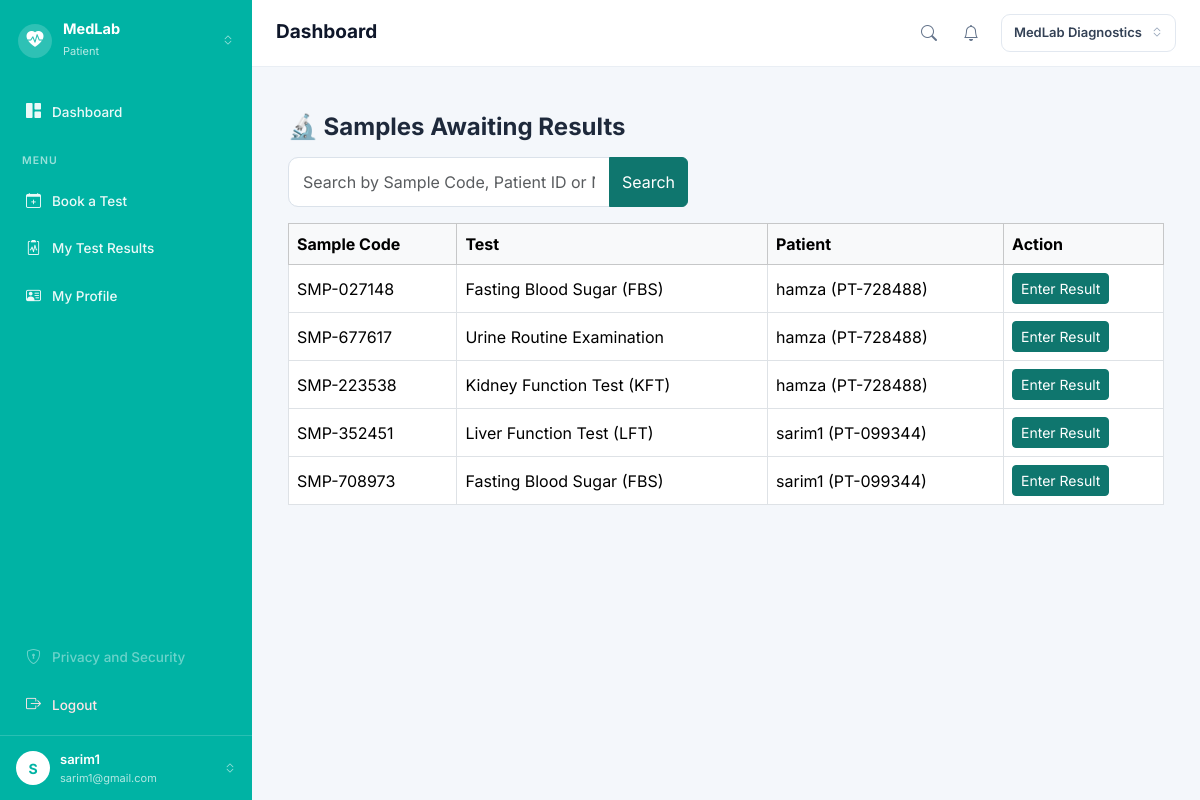
The app's page /medlab/samples/collected (signed in) with its own data.
### app/models/role.py (models this page shows, shortened)
class Role(db.Model):
    __tablename__ = "roles"
    id = db.Column(db.Integer, primary_key=True)
    name = db.Column(
        db.String(50),
        unique=True,
        nullable=False
    )
    users = db.relationship(
        "User",
        back_populates="role"
    )

### app/models/user.py (models this page shows, shortened)
class User(UserMixin, db.Model):
    __tablename__ = "users"
    id = db.Column(
        db.Integer,
        primary_key=True
    )
    name = db.Column(
        db.String(100),
        nullable=False
    )
    email = db.Column(
        db.String(120),
        unique=True,
        nullable=False,
        index=True
    )
    password_hash = db.Column(
        db.String(255),
        nullable=False
    )
    role_id = db.Column(
        db.Integer,
        db.ForeignKey("roles.id"),
        nullable=False
    )
    is_active = db.Column(
        db.Boolean,
        default=True,
        nullable=False
    )
    created_at = db.Column(
        db.DateTime,
        default=lambda: datetime.now(timezone.utc),
        nullable=False
    )
    role = db.relationship(
        "Role",
        back_populates="users"
    )

### app/models/sample.py (models this page shows, shortened)
class Sample(db.Model):
    __tablename__ = "samples"
    id = db.Column(db.Integer, primary_key=True)
    booking_item_id = db.Column(
        db.Integer,
        db.ForeignKey("booking_items.id"),
        nullable=False
    )
    sample_code = db.Column(
        db.String(30),
        unique=True,
        nullable=False
    )
    collected_by = db.Column(
        db.Integer,
        db.ForeignKey("staff.id"),
        nullable=True
    )
    collected_at = db.Column(db.DateTime, nullable=True)
    status = db.Column(
        db.String(30),
        default="Pending Collection",
        nullable=False
    )   # Pending Collection, Collected, Received in Lab, Processing, Completed, Rejected
    created_at = db.Column(
        db.DateTime,
        default=lambda: datetime.now(timezone.utc),
        nullable=False
    )
    booking_item = db.relationship(
    "BookingItem",
    backref=db.backref("sample", uselist=False))
    collector = db.relationship("Staff")

### app/models/test.py (models this page shows, shortened)
class Test(db.Model):
    __tablename__ = "tests"
    id = db.Column(db.Integer, primary_key=True)
    category_id = db.Column(
        db.Integer,
        db.ForeignKey("test_categories.id"),
        nullable=False
    )
    name = db.Column(db.String(150), nullable=False)
    code = db.Column(db.String(20), unique=True, nullable=False)
    price = db.Column(db.Float, nullable=False)
    sample_type = db.Column(db.String(50), nullable=True)
    turnaround_hours = db.Column(db.Integer, nullable=True)
    category = db.relationship("TestCategory", back_populates="tests")

### app/models/patient.py (models this page shows, shortened)
class Patient(db.Model):
    __tablename__ = "patients"
    id = db.Column(db.Integer, primary_key=True)
    patient_code = db.Column(
        db.String(20),
        unique=True,
        nullable=False
    )
    user_id = db.Column(
        db.Integer,
        db.ForeignKey("users.id"),
        nullable=True
    )
    full_name = db.Column(db.String(100), nullable=False)
    dob = db.Column(db.Date, nullable=True)
    gender = db.Column(db.String(10), nullable=True)
    phone = db.Column(db.String(20), nullable=True)
    address = db.Column(db.String(255), nullable=True)
    user = db.relationship("User", backref="patient_profile")

### app/medlab/routes.py (the view, shortened to what this page needs)
@medlab.route("/samples/collected")
@login_required
def collected_samples():
    search = request.args.get("search", "").strip()
    query = Sample.query.filter_by(status="Collected")
    samples = query.all()
    return render_template(
        "medlab/collected_samples.html",
        samples=samples,
        search=search
    )

### app/auth/routes.py (called while the page is built)
@login_manager.user_loader
def load_user(user_id):
    return db.session.get(
        User,
        int(user_id)
    )

### app/templates/medlab/collected_samples.html
{% extends "base.html" %}
{% block content %}
<div class="container mt-4">
    <h4 class="fw-bold mb-3">🔬 Samples Awaiting Results</h4>
    <form method="GET" class="mb-3">
        <div class="input-group" style="max-width: 400px;">
            <input type="text" name="search" class="form-control"
                   placeholder="Search by Sample Code, Patient ID or Name..."
                   value="{{ search }}">
            <button class="btn btn-primary" type="submit">Search</button>
        </div>
    </form>
    <table class="table table-bordered align-middle">
        <thead class="table-light">
            <tr>
                <th>Sample Code</th>
                <th>Test</th>
                <th>Patient</th>
                <th>Action</th>
            </tr>
        </thead>
        <tbody>
            {% for s in samples %}
            <tr>
                <td>{{ s.sample_code }}</td>
                <td>{{ s.booking_item.test.name }}</td>
                <td>{{ s.booking_item.booking.patient.full_name }} ({{ s.booking_item.booking.patient.patient_code }})</td>
                <td>
                    <a href="{{ url_for('medlab.enter_result', sample_id=s.id) }}" class="btn btn-sm btn-primary">
                        Enter Result
                    </a>
                </td>
            </tr>
            {% else %}
            <tr>
                <td colspan="4" class="text-center text-muted">No samples pending 🎉</td>
            </tr>
            {% endfor %}
        </tbody>
    </table>
</div>
{% endblock %}

### app/templates/base.html (shortened to what this page needs)
<!DOCTYPE html>
<html lang="en">
<head>
    <link href="https://cdn.jsdelivr.net/npm/bootstrap@5.3.3/dist/css/bootstrap.min.css" rel="stylesheet">
    <link rel="stylesheet" href="https://cdn.jsdelivr.net/npm/bootstrap-icons@1.11.3/font/bootstrap-icons.min.css">
</head>
<body>
{% if current_user.is_authenticated %}
<div class="shell">
    <aside class="side">
        <div class="side-brand">
            <span class="brand-dot"><i class="bi bi-heart-pulse-fill"></i></span>
            <span class="brand-txt">
                <b>MedLab</b>
                <small>{{ current_user.role.name }}</small>
            </span>
            <i class="bi bi-chevron-expand" style="opacity:.6;font-size:12px;"></i>
        </div>
        <nav class="side-nav">
            <a href="{{ url_for('auth.dashboard') }}"
               class="nav-item {% if request.endpoint == 'auth.dashboard' %}active{% endif %}">
                <i class="bi bi-grid-1x2-fill"></i> Dashboard
            </a>
            <div class="side-label">Menu</div>
            {% if current_user.role.name in ["Patient", "Receptionist", "Administrator"] %}
            <a href="{{ url_for('medlab.book_test') }}"
               class="nav-item {% if request.endpoint == 'medlab.book_test' %}active{% endif %}">
                <i class="bi bi-calendar-plus"></i> Book a Test
            </a>
            {% endif %}
            {% if current_user.role.name == "Patient" %}
            <a href="{{ url_for('medlab.my_bookings') }}"
               class="nav-item {% if request.endpoint == 'medlab.my_bookings' %}active{% endif %}">
                <i class="bi bi-clipboard2-pulse"></i> My Test Results
            </a>
            {% endif %}
            <a href="{{ url_for('auth.profile') }}"
               class="nav-item {% if request.endpoint == 'auth.profile' %}active{% endif %}">
                <i class="bi bi-person-vcard"></i> My Profile
            </a>
            <div style="flex:1"></div>
            <a href="#" class="nav-item off"><i class="bi bi-shield-lock"></i> Privacy and Security</a>
            <a href="{{ url_for('auth.logout') }}" class="nav-item" style="color:#ffe4e6;">
                <i class="bi bi-box-arrow-right"></i> Logout
            </a>
        </nav>
        <a href="{{ url_for('auth.profile') }}" class="side-user">
            <span class="avatar">{{ (current_user.name or "?")[0] | upper }}</span>
            <span class="u-txt">
                <b>{{ current_user.name }}</b>
                <small>{{ current_user.email }}</small>
            </span>
            <i class="bi bi-chevron-expand" style="opacity:.6;font-size:12px;"></i>
        </a>
    </aside>
    <div class="main">
        <header class="topbar">
            <div style="display:flex;align-items:center;gap:10px;">
                <h1 class="page-title">{% block page_title %}Dashboard{% endblock %}</h1>
            </div>
            <div class="top-right">
                {% if current_user.role.name in ["Patient", "Receptionist", "Administrator"] %}
                <a href="{{ url_for('medlab.book_test') }}" class="ico-btn" title="Search tests">
                    <i class="bi bi-search"></i>
                </a>
                {% endif %}
                <a href="{{ url_for('auth.dashboard') }}" class="ico-btn" title="Notifications">
                    <i class="bi bi-bell"></i>
                </a>
                <span class="lab-pill">MedLab Diagnostics <i class="bi bi-chevron-expand"></i></span>
            </div>
        </header>
        <div class="page">
            {% block content %}{% endblock %}
        </div>
    </div>
</div>
{% endif %}
</body>
</html>

### app/templates/base.html (style rules this page uses)
:root { --teal: #00b3a4; --orange: #f5a623; --page: #f4f7fb; }
* { font-family: 'Inter', sans-serif; }
body { margin: 0; background: var(--page); color: #1e293b; }
a { text-decoration: none; }
.shell { display: flex; min-height: 100vh; }
.side { width: 252px; flex-shrink: 0; background: var(--teal); display: flex; flex-direction: column; color: #fff; position: sticky; top: 0; height: 100vh; }
.side-brand { display: flex; align-items: center; gap: 11px; padding: 20px 18px; }
.brand-dot { width: 34px; height: 34px; border-radius: 50%; background: rgba(255,255,255,.18); display: flex; align-items: center; justify-content: center; font-size: 17px; }
.brand-txt { flex: 1; min-width: 0; }
.brand-txt b { display: block; font-size: 14.5px; font-weight: 700; line-height: 1.2; }
.brand-txt small { font-size: 11px; color: rgba(255,255,255,.72); }
.side-nav { padding: 8px 12px; display: flex; flex-direction: column; gap: 3px; flex: 1; }
.side-label { font-size: 10.5px; letter-spacing: 1px; text-transform: uppercase; color: rgba(255,255,255,.6); padding: 16px 10px 7px; font-weight: 600; }
.nav-item { display: flex; align-items: center; gap: 11px; padding: 11px 14px; border-radius: 9px; color: rgba(255,255,255,.92); font-size: 13.5px; font-weight: 500; }
.nav-item i { font-size: 15px; }
.nav-item.off { opacity: .45; pointer-events: none; }
.side-user { display: flex; align-items: center; gap: 10px; padding: 14px 16px; border-top: 1px solid rgba(255,255,255,.16); color: #fff; }
.avatar { width: 34px; height: 34px; border-radius: 50%; background: #fff; color: var(--teal); display: flex; align-items: center; justify-content: center; font-weight: 700; font-size: 14px; flex-shrink: 0; }
.side-user .u-txt { flex: 1; min-width: 0; }
.side-user .u-txt b { display: block; font-size: 13px; font-weight: 600; }
.side-user .u-txt small { display: block; font-size: 11px; color: rgba(255,255,255,.7); white-space: nowrap; overflow: hidden; text-overflow: ellipsis; }
.main { flex: 1; min-width: 0; display: flex; flex-direction: column; }
.topbar { background: #fff; display: flex; align-items: center; justify-content: space-between; gap: 14px; padding: 14px 24px; border-bottom: 1px solid #e9eef4; }
.page-title { font-size: 19px; font-weight: 700; color: #0f172a; margin: 0; }
.top-right { display: flex; align-items: center; gap: 6px; }
.ico-btn { width: 36px; height: 36px; border-radius: 9px; border: none; background: transparent; color: #64748b; font-size: 16px; position: relative; display: flex; align-items: center; justify-content: center; }
.lab-pill { display: flex; align-items: center; gap: 9px; border: 1px solid #e2e8f0; border-radius: 9px; padding: 8px 12px; font-size: 13px; font-weight: 600; color: #334155; margin-left: 6px; }
.lab-pill i { color: #94a3b8; font-size: 12px; }
.page { padding: 22px 24px 40px; }
.btn-primary { background: #0f766e; border-color: #0f766e; }
.form-control { border: 1px solid #dbe2ea; border-radius: 10px; padding: 12px 14px; }

### records on screen
Role: role.name "Patient"
User: name "S", name "sarim1", email "sarim1@gmail.com"
Sample: sample_code "SMP-027148", booking_item.test.name "Fasting Blood Sugar (FBS)", booking_item.booking.patient.full_name "hamza", booking_item.booking.patient.patient_code "PT-728488"
Sample: sample_code "SMP-677617", booking_item.test.name "Urine Routine Examination", booking_item.booking.patient.full_name "hamza", booking_item.booking.patient.patient_code "PT-728488"
Sample: sample_code "SMP-223538", booking_item.test.name "Kidney Function Test (KFT)", booking_item.booking.patient.full_name "hamza", booking_item.booking.patient.patient_code "PT-728488"
Sample: sample_code "SMP-352451", booking_item.test.name "Liver Function Test (LFT)", booking_item.booking.patient.full_name "sarim1", booking_item.booking.patient.patient_code "PT-099344"
Sample: sample_code "SMP-708973", booking_item.test.name "Fasting Blood Sugar (FBS)", booking_item.booking.patient.full_name "sarim1", booking_item.booking.patient.patient_code "PT-099344"
